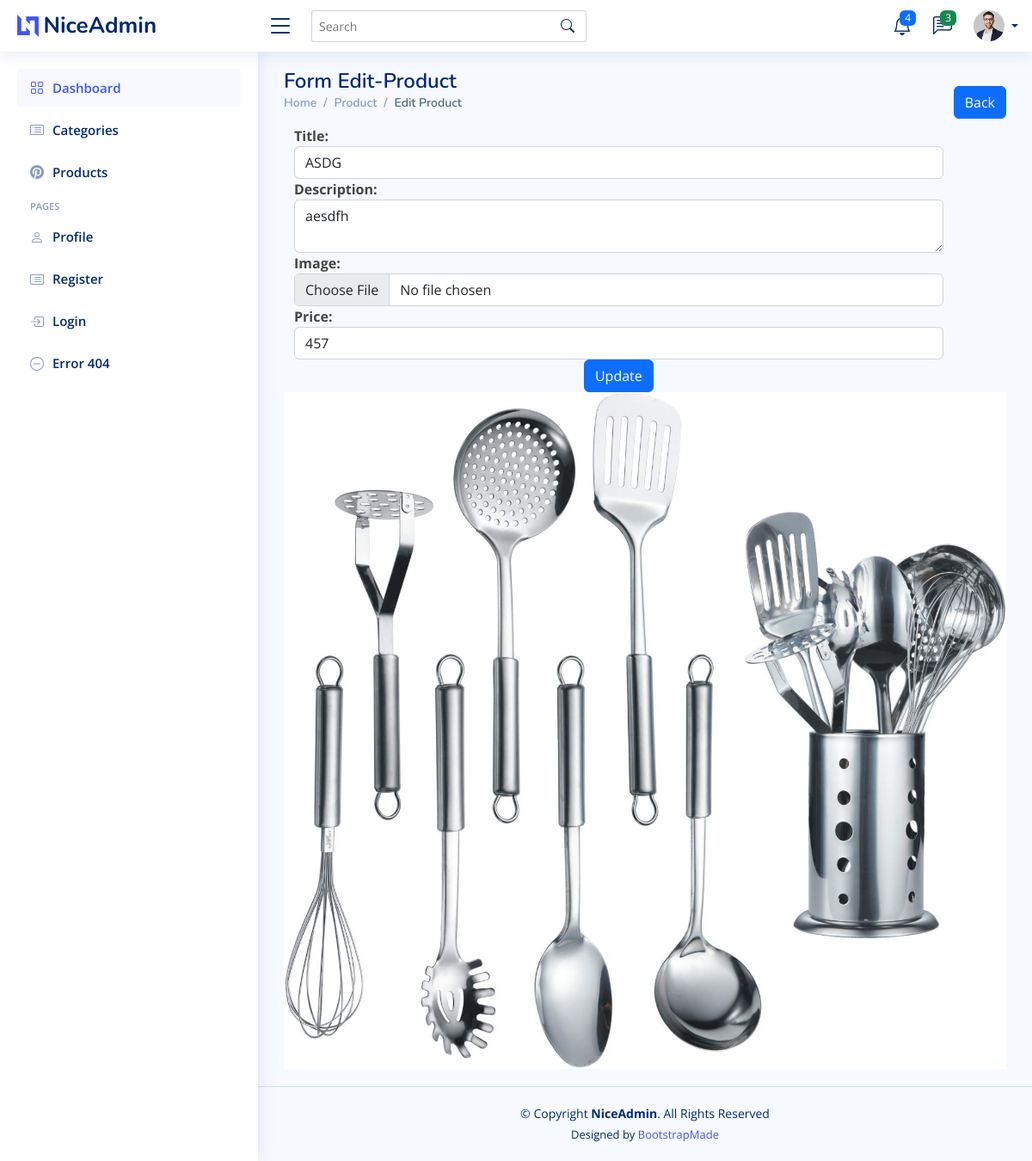
Screenshot of /products-edit/17 with the database file from the repository.
### tables this page shows
CREATE TABLE `products` (
  `id` bigint(255) NOT NULL AUTO_INCREMENT,
  `title` varchar(255) DEFAULT NULL,
  `category_id` varchar(255) DEFAULT NULL,
  `description` varchar(255) DEFAULT NULL,
  `price` varchar(255) DEFAULT NULL,
  `image` varchar(255) DEFAULT NULL,
  `created_at` timestamp NULL DEFAULT CURRENT_TIMESTAMP,
  `upadated-at` timestamp NULL DEFAULT CURRENT_TIMESTAMP,
  PRIMARY KEY (`id`)
);

### application/controllers/adminside/ProductController.php (called while the page is built, shortened)
<?php
class ProductController extends CI_Controller
{
    public function __construct()
    {
        $this->load->model('ProductModel');
        $this->load->model('CategoryModel');
    }
    public function edit($id)
    {
        $data['product'] = $this->ProductModel->finditms($id);
        $data['pages_title'] = 'Product-Edit';
        $data['pages'] = 'product-edit';
        $this->load->view('Admin/master', $data);
    }
}

### index.php (called while the page is built, shortened)
<?php
require_once BASEPATH.'core/CodeIgniter.php';

### application/models/ProductModel.php (called while the page is built, shortened)
<?php
class ProductModel extends CI_Model{
    public function finditms($id){
        $product_edit = $this->db->get_where('products',array('id' => $id))->row();
        return $product_edit;
    }
}

### application/views/Admin/pages/product-edit.php (the view, shortened to what this page needs)
<a class="btn btn-primary" style="float:right;margin-top:20px;margin-bottom:10px" href="<?php echo base_url('products'); ?>"> Back</a>
<div class="pagetitle">
    <h1>Form Edit-Product</h1>
    <nav>
        <ol class="breadcrumb">
            <li class="breadcrumb-item"><a href="#">Home</a></li>
            <li class="breadcrumb-item">Product</li>
            <li class="breadcrumb-item active">Edit Product</li>
        </ol>
    </nav>
</div>
<section class="section">
    <form method="post" action="<?php echo base_url('product-update/' . $product->id); ?>" enctype="multipart/form-data">
        <div class="row">
            <div class="col-xs-12 col-sm-12 col-md-12">
                <div class="form-group">
                    <strong>Title:</strong>
                    <input type="text" name="title" class="form-control" value="<?php echo $product->title; ?>">
                </div>
            </div>
            <div class="col-xs-12 col-sm-12 col-md-12">
                <div class="form-group">
                    <strong>Description:</strong>
                    <textarea name="description" class="form-control"><?php echo $product->description; ?></textarea>
                </div>
            </div>
            <div class="form-group">
                <strong>Image:</strong>
                <input type="file" name="image" class="form-control">
            </div>
            <div class="col-xs-12 col-sm-12 col-md-12">
                <div class="form-group">
                    <strong>Price:</strong>
                    <input type="text" name="price" class="form-control" value="<?php echo $product->price; ?>">
                </div>
            </div>
            <div class="col-xs-12 col-sm-12 col-md-12 text-center">
                <button type="submit" class="btn btn-primary">Update</button>
            </div>
        </div>
    </form>
    <img src="<?= base_url('uploads/' . $product->image); ?>" class="w-100" alt="image">
</section>

### assets/Admin_assets/css/style.css (style rules this page uses)
:root { scroll-behavior: smooth; }
body { font-family: "Open Sans", sans-serif; background: #f6f9ff; color: #444444; }
a { color: #4154f1; text-decoration: none; }
h1, h2, h3, h4, h5, h6 { font-family: "Nunito", sans-serif; }
.pagetitle { margin-bottom: 10px; }
.pagetitle h1 { font-size: 24px; margin-bottom: 0; font-weight: 600; color: #012970; }
.breadcrumb { font-size: 14px; font-family: "Nunito", sans-serif; color: #899bbd; font-weight: 600; }
.breadcrumb a { color: #899bbd; transition: 0.3s; }
.breadcrumb .breadcrumb-item::before { color: #899bbd; }
.breadcrumb .active { color: #51678f; font-weight: 600; }

### rows the page displays
products: title "ASDG", description "aesdfh", price "457", image (picture)
